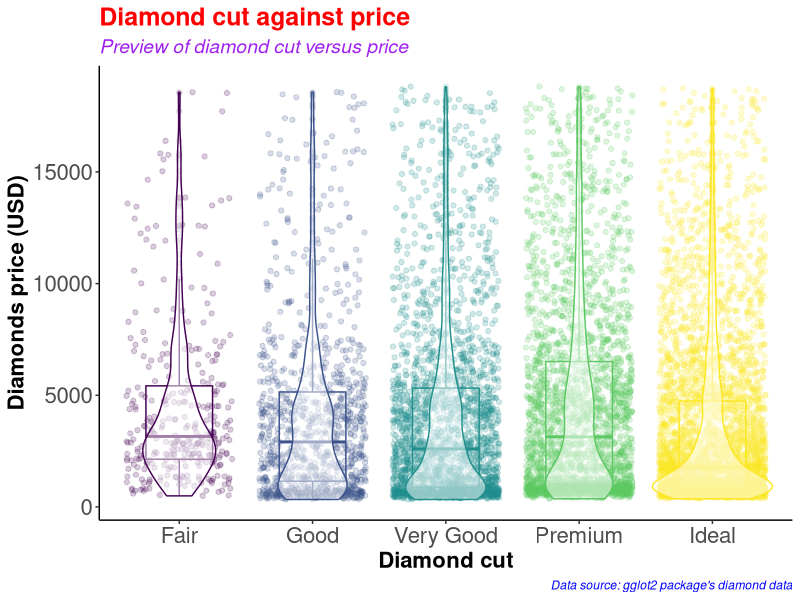

The R source for this figure: (Note: this script raises an error after producing the figure.)
#########################################
# Name: Wyclife Agumba Oluoch           #   
# E-mail: wyclifeoluoch@gmail.com       #
# GitHub: https://github.com/Wycology   #
# Task: Boxplot and violin plots in one #
# Date: 4th Jan 2021                    #
# Last edited: 10th Aug 2021            #
#########################################

# Loading the necessary libraries for the project

base::library(tidyverse) # This is for data wrangling and plotting.
base::library(RColorBrewer) # This is for generating color pallets for the plots.

diamonds_df <- diamonds # Saving the diamonds data-set to a new object in R.

utils::head(diamonds) # Checking the variables in the data-set for subsequent analyses
base::nrow(diamonds) # Checking for the number of rows in the data. 53940 observations
base::ncol(diamonds) # Checking the number of variables in the data-set. 10 variables

diamonds_df %>% # Picking the diamonds data, and then
  dplyr::slice_sample(n = 0.2*(nrow(diamonds))) %>% # Picking a portion of the data-set
  ggplot2::ggplot(ggplot2::aes(x = cut, y = price, color = cut)) + # Adding the mapping variables
  ggplot2::geom_point(position = "jitter", alpha = 0.2) + # Adding jitter and alpha
  ggplot2::geom_boxplot(alpha = 0.1, width = 0.5) + # Modifying dimensions of the boxplot 
  ggplot2::geom_violin(alpha = 0.5) + # Adding violin plot on top of the box and jitter
  ggplot2::theme_classic() + # Adding my preferred theme for publication.
  ggplot2::theme(legend.position = "none") + # Removing the legend; it is on the x-axis
  ggplot2::labs(x = "Diamond cut", # Labels the x-axis.
       y = "Diamonds price (USD)", # Labeling the y-axis
       title = "Diamond cut against price", # Setting tibble of the plot
       subtitle = "Preview of diamond cut versus price", # Descriptive title beneath TITLE
       caption = "Data source: gglot2 package's diamond data") +
  ggplot2::theme(axis.text = ggplot2::element_text(size=16), # Size of labels on tick-marks
        axis.title = ggplot2::element_text(size=16,face="bold")) + # Size of axis labels
  ggplot2::theme(plot.title = ggplot2::element_text(color = 'red', size = 18, face = 'bold'),
        plot.subtitle = ggplot2::element_text(color = 'purple', size = 14, face = 'italic'),
        plot.caption = ggplot2::element_text(color = 'blue', face = 'italic'))

diamonds %>% # Picking the diamonds data, and then
  dplyr::filter(cut == 'Very Good') %>% # Picking the very good cut 
  base::nrow() # counting the number of rows with very good cut

diamonds %>% 
  dplyr::select(cut) %>% 
  base::table() %>% 
  base::barplot(col = c('green', 'red', 'blue', 'yellow', 'purple'))

# Instead of specifying the colors, we can simply use the color brewer panel 

diamonds %>% 
  select(cut) %>% 
  table() %>% 
  barplot(col = brewer.pal(n = 5, name = "RdBu"))
# To display more brewer colors options to use, run the following function:

display.brewer.all()

# Can also use rainbow colors

diamonds %>% 
  select(cut) %>% 
  table() %>% 
  barplot(col = rainbow(5))

# Can also use heat.colors
diamonds %>% 
  select(cut) %>% 
  table() %>% 
  barplot(col = heat.colors(5))

# Can also use topographic colors

diamonds %>% 
  select(cut) %>% 
  table() %>% 
  barplot(col = topo.colors(5))

# Can also use terrain colors for the plot
diamonds %>% 
  select(cut) %>% 
  table() %>% 
  barplot(col = terrain.colors(5))

# Can also use cm.colors
diamonds %>% 
  select(cut) %>% 
  table() %>% 
  barplot(col = cm.colors(5)) 

# That is awesome. Good for the day.
